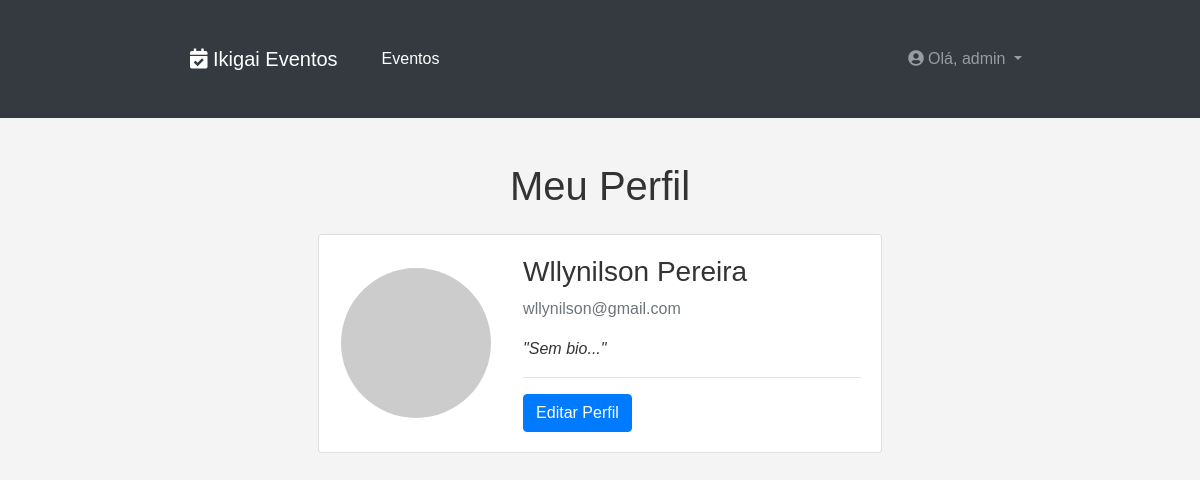
Screenshot of /perfil (signed in) with the database file from the repository.
### app/models.py (models this page shows, shortened)
class User(UserMixin, db.Model):
    __tablename__ = 'users'
    id = db.Column(db.Integer, primary_key=True)
    username = db.Column(db.String(64), index=True, unique=True, nullable=False)
    email = db.Column(db.String(120), index=True, unique=True, nullable=False)
    password_hash = db.Column(db.String(128))
    nome_completo = db.Column(db.String(150), nullable=True)
    bio = db.Column(db.Text, nullable=True)
    imagem_perfil = db.Column(db.String(300), nullable=True)  # URL para a imagem de perfil
    role = db.Column(db.String(20), nullable=False, default='user')  # Papel do utilizador
    cpf = db.Column(db.String(14), unique=True, nullable=True)  # CPF será único e opcional no início
    telefone = db.Column(db.String(20), nullable=True)  # Telefone também opcional
    inscricoes = db.relationship('Inscricao', backref='participante', lazy='dynamic')

### app/auth/routes.py (the view)
@auth_bp.route('/perfil')
@login_required
def perfil():
    return render_template('auth/perfil.html', title='Meu Perfil')

### app/__init__.py (called while the page is built)
@login_manager.user_loader
def load_user(user_id):
    return models.User.query.get(int(user_id))

### app/templates/auth/perfil.html (shortened to what this page needs)
{% extends "base.html" %}
{% block content %}
<div class="row">
    <div class="col-md-8 offset-md-2">
        <h1 class="mb-4">Meu Perfil</h1>
        <div class="card">
            <div class="card-body">
                <div class="row align-items-center">
                    <div class="col-md-4 text-center">
                        {% if current_user.imagem_perfil %}
                            <img src="{{ current_user.imagem_perfil }}" alt="Foto de Perfil" class="img-fluid rounded-circle" style="width: 150px; height: 150px; object-fit: cover;">
                        {% else %}
                            <img src="https://via.placeholder.com/150" alt="Foto de Perfil Padrão" class="img-fluid rounded-circle">
                        {% endif %}
                    </div>
                    <div class="col-md-8">
                        <h3>{{ current_user.nome_completo or current_user.username }}</h3>
                        <p class="text-muted">{{ current_user.email }}</p>
                        {% if current_user.bio %}
                            <p class="mt-3"><em>"{{ current_user.bio }}"</em></p>
                        {% else %}
                            <p class="mt-3 text-muted"><em>Nenhuma biografia adicionada.</em></p>
                        {% endif %}
                        <hr>
                        <a href="{{ url_for('auth.editar_perfil') }}" class="btn btn-primary">Editar Perfil</a>
                    </div>
                </div>
            </div>
        </div>
    </div>
</div>
{% endblock %}

### app/templates/base.html (shortened to what this page needs)
<!DOCTYPE html>
<html lang="pt-BR">
<head>
    <link rel="stylesheet" href="https://stackpath.bootstrapcdn.com/bootstrap/4.5.2/css/bootstrap.min.css"
>
    <link rel="stylesheet" href="https://cdnjs.cloudflare.com/ajax/libs/font-awesome/5.15.3/css/all.min.css">
    <link rel="stylesheet" href="{{ url_for('static', filename='css/estilos_publicos.css') }}">
</head>
<body>
<nav class="navbar navbar-expand-lg navbar-dark bg-dark mb-4">
    <div class="container">
        <a class="navbar-brand" href="{{ url_for('public.index') }}">
            <i class="fas fa-calendar-check"></i> Ikigai Eventos
        </a>
        <div class="collapse navbar-collapse" id="navbarNav">
            <ul class="navbar-nav mr-auto">
                <li class="nav-item active">
                    <a class="nav-link" href="{{ url_for('public.index') }}">Eventos </a>
                </li>
            </ul>
            <ul class="navbar-nav">
                {% if current_user.is_authenticated %}
                    <li class="nav-item dropdown">
                        <a class="nav-link dropdown-toggle" href="#" id="navbarUserDropdown" role="button"
                           data-toggle="dropdown" aria-haspopup="true" aria-expanded="false">
                            <i class="fas fa-user-circle"></i> Olá, {{ current_user.username }}
                        </a>
                    </li>
                {% endif %}
            </ul>
        </div>
    </div>
</nav>
<main class="container">
    {% block content %}{% endblock %}
</main>
</body>
</html>

### app/static/css/estilos_publicos.css (style rules this page uses)
body { font-family: sans-serif; margin: 0; background-color: #f4f4f4; color: #333; }
.navbar { background-color: #333; overflow: hidden; padding: 10px 0; margin-bottom: 20px; width: 100%; }
.navbar a { float: left; display: block; color: white; text-align: center; padding: 14px 20px; text-decoration: none; }
.container { padding: 20px; max-width: 900px; margin: auto; }
h1 { color: #333; text-align: center; }

### rows the page displays
User: username "admin", nome_completo "Wllynilson Pereira", email "wllynilson@gmail.com", bio "Sem bio..."
